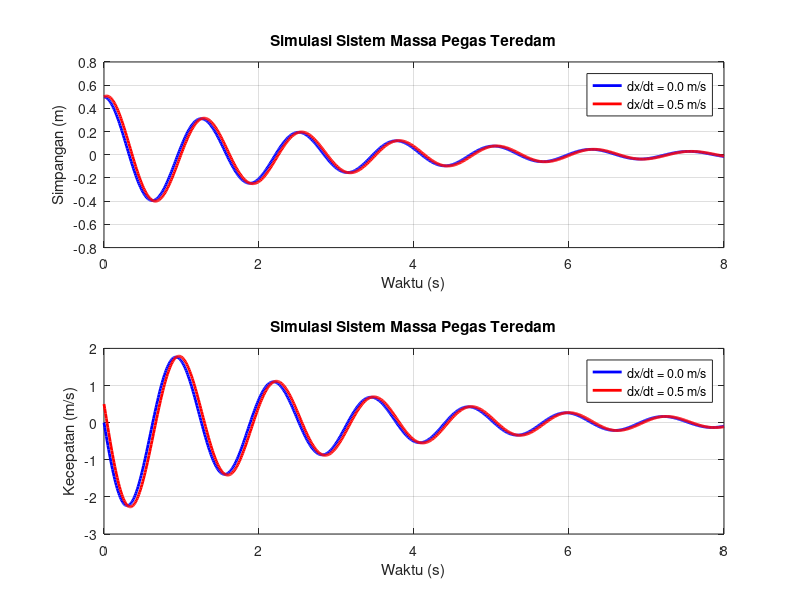

Write the MATLAB code that produced this figure.
% Parameter
m = 2;      % kg
b = 1.5;    % N/m^3
k = 50;     % N/m
x0 = 0.5;   % m
v0_a = 0.0; % m/s
v0_b = 0.5; % m/s
dt = 0.01;  % time step
total_time = 8; % total simulation time

% Inisialisasi variabel
num_steps = round(total_time / dt) + 1;
time = linspace(0, total_time, num_steps);
x_a = zeros(1, num_steps);
v_a = zeros(1, num_steps);
x_b = zeros(1, num_steps);
v_b = zeros(1, num_steps);

% Syarat awal a)
x_a(1) = x0;
v_a(1) = v0_a;

% Syarat awal b)
x_b(1) = x0;
v_b(1) = v0_b;

% Metode Euler-Cromer
for i = 2:num_steps
    v_a(i) = v_a(i - 1) + (dt / m) * (-b * v_a(i - 1) - k * x_a(i - 1));
    x_a(i) = x_a(i - 1) + dt * v_a(i);

    v_b(i) = v_b(i - 1) + (dt / m) * (-b * v_b(i - 1) - k * x_b(i - 1));
    x_b(i) = x_b(i - 1) + dt * v_b(i);
end

% Plot hasil simulasi
figure;
subplot(2, 1, 1);
plot(time, x_a, 'b', 'LineWidth', 2, 'DisplayName', 'dx/dt = 0.0 m/s');
hold on;
plot(time, x_b, 'r', 'LineWidth', 2, 'DisplayName', 'dx/dt = 0.5 m/s');
title('Simulasi Sistem Massa Pegas Teredam');
xlabel('Waktu (s)');
ylabel('Simpangan (m)');
legend('show');
grid on;

subplot(2, 1, 2);
plot(time, v_a, 'b', 'LineWidth', 2, 'DisplayName', 'dx/dt = 0.0 m/s');
hold on;
plot(time, v_b, 'r', 'LineWidth', 2, 'DisplayName', 'dx/dt = 0.5 m/s');
title('Simulasi Sistem Massa Pegas Teredam');
xlabel('Waktu (s)');
ylabel('Kecepatan (m/s)');
legend('show');
grid on;

